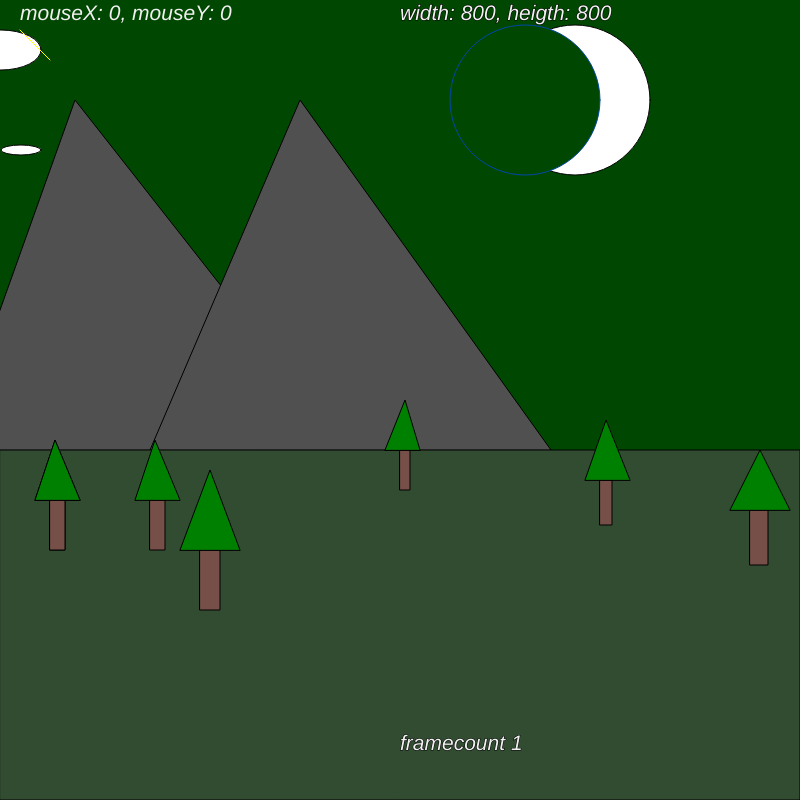
Frame 1 (no input)
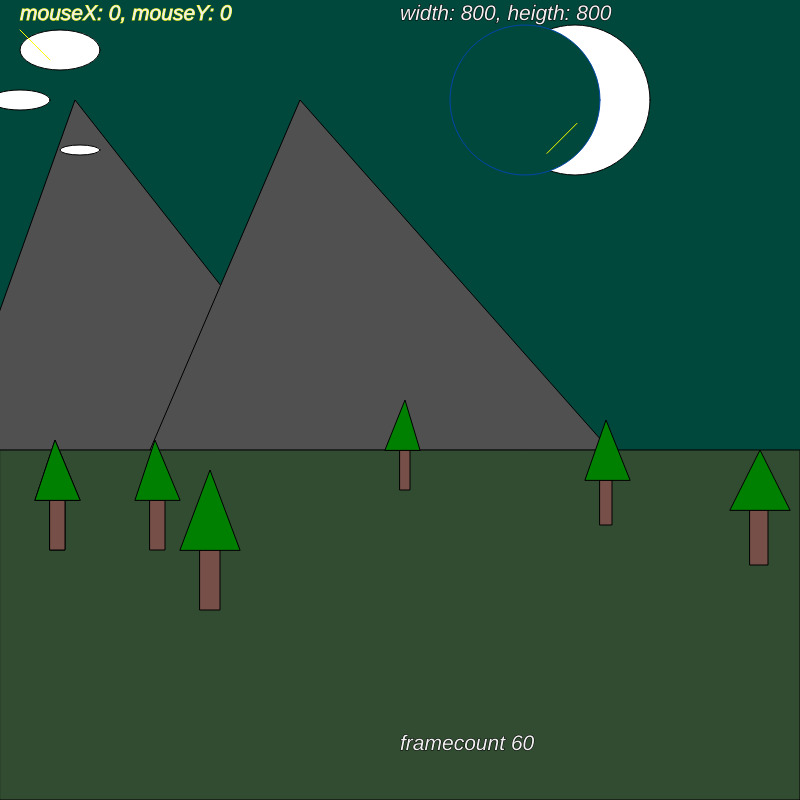
Frame 60 (no input)
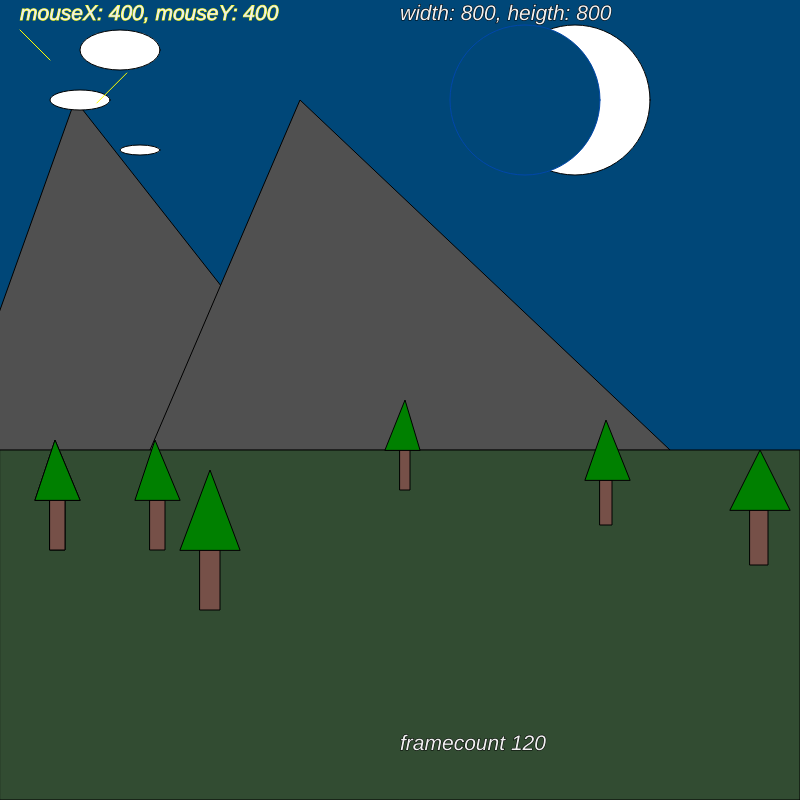
Frame 120 (the mouse pressed at the canvas centre since frame 60)

The p5.js sketch that drew these frames (run headless with seeded random() and noise() and a simulated clock; from frame 60 on, the mouse is pressed at the canvas centre):

// p5.js sketch
// ── sketch.js
let cloudOneX = 50;
let lineXone = 0;
let lineYone = 0;
let montaniaVx3=550

function setup() {
  createCanvas(800, 800);

  //custom variable for x coordinate of cloud


}

function draw() {
  background(0,71,frameCount % 255);

  //displays the x and y position of the mouse on the canvas
fill(240) //white text
textSize(21)
textStyle("italic")
text(`mouseX: ${mouseX}, mouseY: ${mouseY}`, 20, 20);



// lUna
  fill(255);
  stroke(2);
  circle(575,100,150)

 // luna creaciente efecto visual
  fill(0,71,frameCount % 255);
  stroke(0,71,171); /// borde
  circle(525,100,150)
 

  // agregar montanias

   //big gray mountains
   stroke(0);
   fill(80);
   triangle(-50,450,75,100, 350,450);
   triangle(150,450,300,100, (frameCount % montaniaVx3)+montaniaVx3 ,450);

    //grass
  fill('rgb(50,76,50)');
  rect(0,450, 800, 350);
 
//cloud
fill(255);
let cloudOneX = frameCount % width;
ellipse(cloudOneX, 50, 80, 40);
ellipse(cloudOneX - 40, 100, 60, 20);
ellipse(cloudOneX + 20, 150, 40, 10);


fill(240) //white text
textSize(21)
textStyle("italic")
/// hace referencia al Tamanio del canvas
text(`width: ${width}, heigth: ${height}`, 400, 20);
//hace referencia al tienpo de frames ue han ido pasando desde que se inicio el programa
text(`framecount ${frameCount}`,400,750)


// ARBOL
//growing tree
//trunk
fill("rgb(118,80,72)");
rect(50, 500, 15, 50);
//leaves
fill("green");
triangle(35, 500, 55, 440, 80, 500);

// ARBOL 2 
//growing tree
//trunk
fill("rgb(118,80,72)");
rect(150, 500, 15, 50);
//leaves
fill("green");
triangle(135, 500, 155, 440, 180, 500);


 // Arboles
{  // Árbol 1
  // Tronco
  fill("rgb(118,80,72)");
  rect(50, 500, 15, 50);
  // Hojas
  fill("green");
  triangle(35, 500, 55, 440, 80, 500);
  
  // Árbol 2
  // Tronco
  fill("rgb(118,80,72)");
  rect(200, 550, 20, 60);
  // Hojas
  fill("green");
  triangle(180, 550, 210, 470, 240, 550);
  
  // Árbol 3
  // Tronco
  fill("rgb(118,80,72)");
  rect(400, 450, 10, 40);
  // Hojas
  fill("green");
  triangle(385, 450, 405, 400, 420, 450);
  
  // Árbol 4
  // Tronco
  fill("rgb(118,80,72)");
  rect(600, 480, 12, 45);
  // Hojas
  fill("green");
  triangle(585, 480, 606, 420, 630, 480);
  
  // Árbol 5
  // Tronco
  fill("rgb(118,80,72)");
  rect(750, 510, 18, 55);
  // Hojas
  fill("green");
  triangle(730, 510, 760, 450, 790, 510);}


//shooting star
stroke("yellow");
line(lineXone, lineYone, lineXone + 30, lineYone - 30);
//ejemplo
line(20,30,50,60)
//set shooting star to random location
lineXone = random(0, width);
lineYone = random(0, height/2);

}
